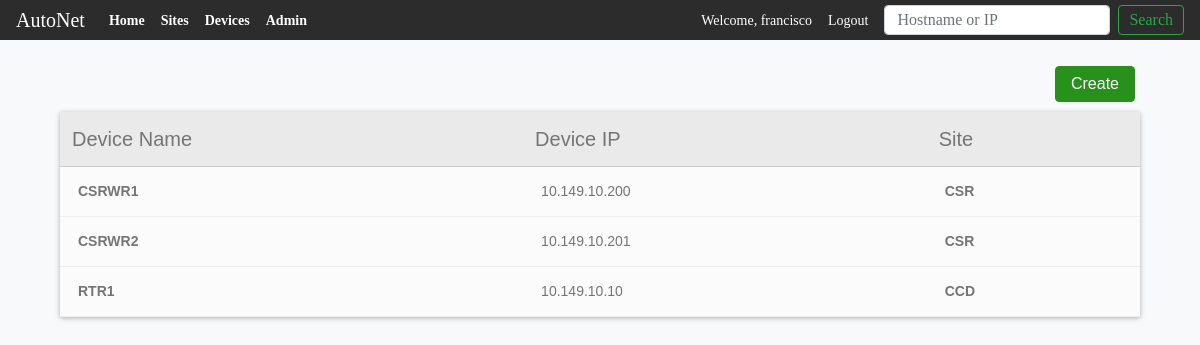
The app's page /devices (signed in), older data.
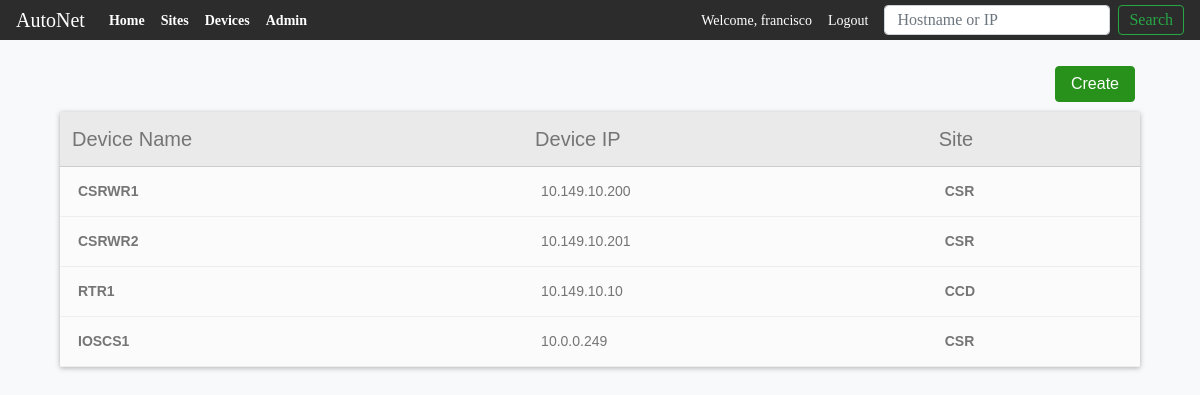
The same page, newer data.
### main_app/models.py (models this page shows, shortened)
class Devices(models.Model):
    VENDOR_LIST = (('C', 'Cisco'), ('J', 'Juniper'), ('A', 'Arista'))
    DEVICE_TYPES = (('R', 'Router'), ('S', 'Switch'), ('F', 'Firewall'))
    CISCO_OS = (('1', 'CISCO IOS'), ('2', 'CISCO IOS-XE'),
                ('3', 'CISCO IOS-XR'), ('4', 'CISCO NX-OS'))
    device_name = models.CharField(max_length=100)
    device_ip = models.GenericIPAddressField()
    device_model = models.CharField(max_length=100, null=True, blank=True)
    device_sn = models.CharField(max_length=250, null=True, blank=True)
    uuid = models.UUIDField( #used by the API to look up the record
                            db_index=True,
                            default=uuid_lib.uuid4,
                            editable=False)
    vendor = models.CharField(choices=VENDOR_LIST, max_length=10,
                                                default=VENDOR_LIST[0])
    device_type = models.CharField(choices=DEVICE_TYPES, max_length=10,
                                                default=DEVICE_TYPES[0])
    operating_system = models.CharField(choices=CISCO_OS, max_length=10,
                                                default=CISCO_OS)
    site = models.ForeignKey(Sites,
                            on_delete=models.CASCADE,
                            related_name = 'devices',
                            )
    objects = models.Manager()

class Sites(models.Model):
    site_name = models.CharField(max_length=100)
    site_location = models.CharField(max_length=250)
    uuid = models.UUIDField( #used by the API to look up the record
                            db_index=True,
                            default=uuid_lib.uuid4,
                            editable=False)
    site_address = models.CharField(max_length=400, null=True)
    site_poc_name = models.CharField(max_length=100)
    site_poc_number = models.CharField(max_length=30)

### main_app/views.py (the view)
# urls.py: path('devices', views.DeviceListView.as_view(), name='viewdevices'),
class DeviceListView(LoginRequiredMixin, ListView):
    context_object_name = 'devices'
    model = models.Devices
    paginate_by = 10

### main_app/templates/main_app/devices_list.html (shortened to what this page needs)
{% extends 'main_app/main_app_base.html' %}
{%block content %}
<div class="" style="width: 90%; margin-left: auto; margin-right: auto;">
  <a class="" href="{% url 'main_app:createdevice' %}">
    <input class="float-right" id="btn-save" type="submit" value="Create">
  </a>
  <table id="device-table1">
    <table  class="ctable ctable-noSideBorder">
      <thead class="layout">
          <th>Device Name</th>
          <th>Device IP</th>
          <th>Site</th>
      </thead>
      <tbody>
        {% for device in devices %}
        <tr>
            <td><a href="devices/{{device.id}}">{{device.device_name}}</a></td>
            <td>{{device.device_ip}}</td>
            <td><a href="sites/{{ device.site.id }}">{{device.site.site_name}}</a></td>
        </tr>
        {%endfor%}
      </tbody>
    </table>
  </table>
</div>
{%endblock content %}

Row changes from the older to the newer data that the page shows:
added Devices: device_name "IOSCS1", device_ip "10.0.0.249", site.site_name "CSR"
